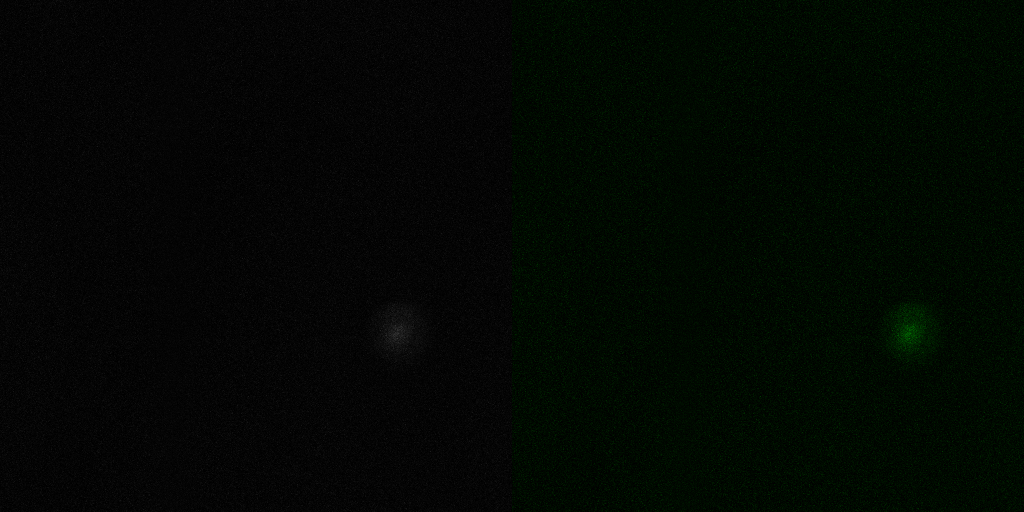
#> input picture Experiment1/3D/AB_3D_stack_2/test/13312_13824_0_3584_input_nuclmemb.png, 1024 x 512 px, found by its file name; its folder holds 4 pictures in this run
$ python split_datasets_general.py
#> lines starting #> are read from the running program, lines starting #| are printed output that depends on the picture
# This dataset uses A (conditional input) and B (desired output) imagefolders

import random
import shutil
import numpy as np
import os
from skimage import io

# Change filenames to interest
filenames = os.listdir('A_paxsixdapi')

filenames.sort()  # make sure that the filenames have a fixed order before shuffling
random.seed(210)
random.shuffle(filenames) # shuffles the ordering of filenames (deterministic given the chosen seed)

stop = len(filenames)

split_1 = int(0.8 * stop)
split_2 = int(0.9 * stop)
train_filenames = filenames[:split_1]
print('train', len(train_filenames))
dev_filenames = filenames[split_1:split_2]
print('val', len(dev_filenames))
test_filenames = filenames[split_2:stop]
print('test', len(test_filenames))

print('train')
for i in train_filenames:
    print(i)
    original = io.imread('/hpc/pmc_rios/Brain/2dunet/A_paxsixdapi/{0}'.format(i))

    og_B = io.imread('/hpc/pmc_rios/Brain/2dunet/B_paxsixdapi/{0}'.format(i))

    new = np.concatenate([original, og_B],1)
    io.imsave('/hpc/pmc_rios/Brain/2dunet/AB_paxsixdapi/train/{0}'.format(i), new)

print('test')
for j in test_filenames:
    og_test= io.imread('/hpc/pmc_rios/Brain/2dunet/A_paxsixdapi/{0}'.format(j))
#> og_test is the input picture: shape (512, 1024, 3); mean R, G, B 2.4, 7.5, 2.4

    og_test_B = io.imread('/hpc/pmc_rios/Brain/2dunet/B_paxsixdapi/{0}'.format(j))

    new = np.concatenate([og_test, og_test_B],1)
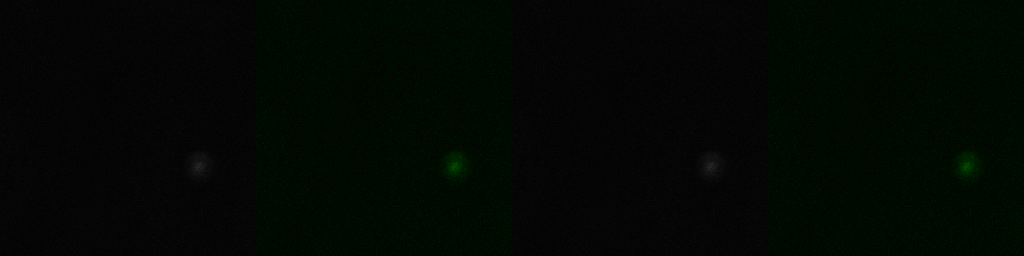
#> new: shape (512, 2048, 3) (shown at 1/2 size); mean R, G, B 2.4, 7.5, 2.4
    io.imsave('/hpc/pmc_rios/Brain/2dunet/AB_paxsixdapi/test/{0}'.format(j), new)

print('val')
for g in dev_filenames:
    og_dev= io.imread('/hpc/pmc_rios/Brain/2dunet/A_paxsixdapi/{0}'.format(g))

    og_dev_B = io.imread('/hpc/pmc_rios/Brain/2dunet/B_paxsixdapi/{0}'.format(g))

    new = np.concatenate([og_dev, og_dev_B],1)
    io.imsave('/hpc/pmc_rios/Brain/2dunet/AB_paxsixdapi/val/{0}'.format(g), new)

$ run again, on Experiment1/3D/AB_3D_stack_2/test/13312_13824_103_3584_input_nuclmemb.png
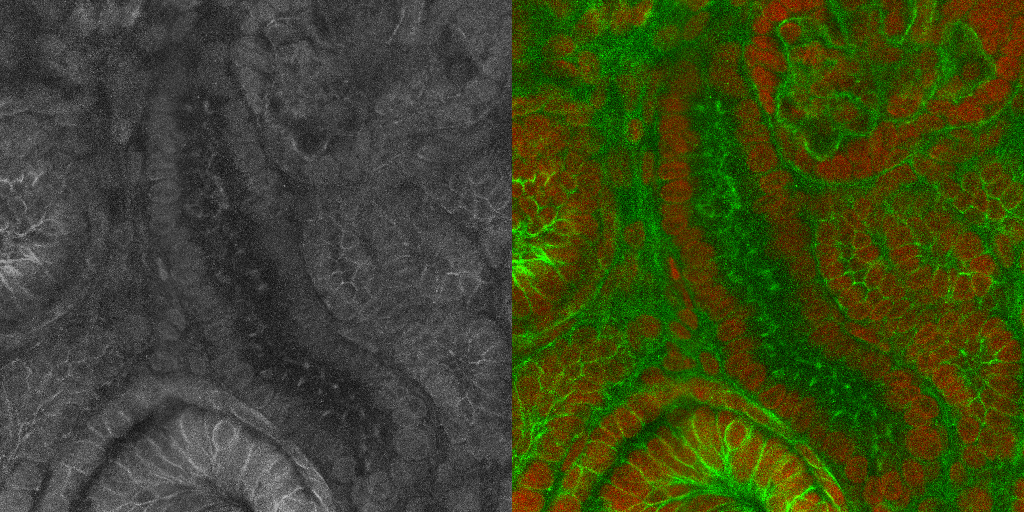
#> input picture Experiment1/3D/AB_3D_stack_2/test/13312_13824_103_3584_input_nuclmemb.png, 1024 x 512 px, found by its file name
#> og_test is the input picture: shape (512, 1024, 3); mean R, G, B 61.5, 71.3, 33.2
#> `new = np.concatenate([og_test, og_test_B],1)`:
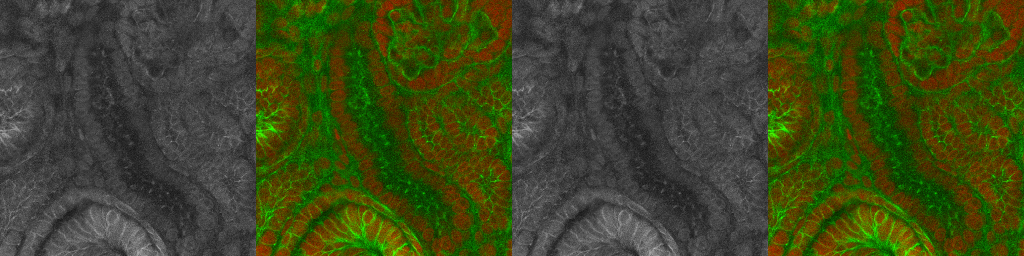
#> new: shape (512, 2048, 3) (shown at 1/2 size); mean R, G, B 61.5, 71.3, 33.2
